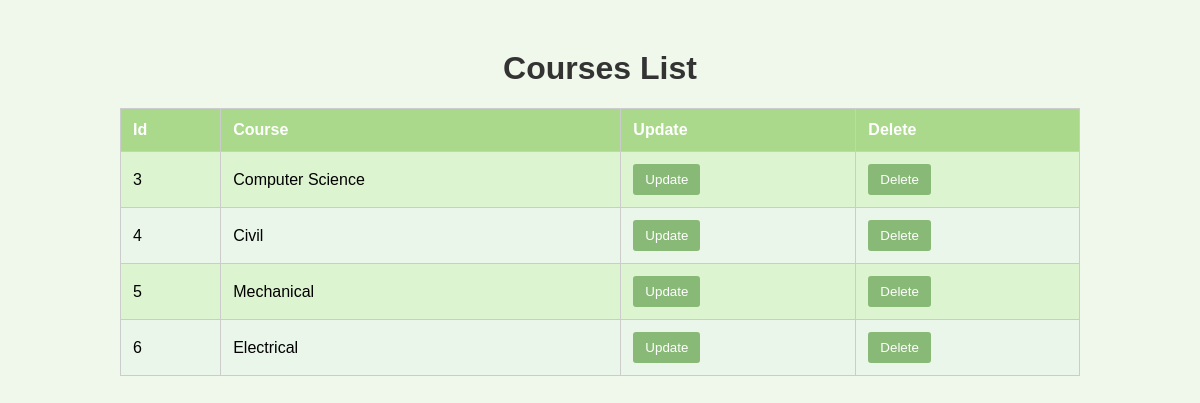
/viewcourse, run on the app's committed database.
### adminapp/models.py (models this page shows, shortened)
class Course(models.Model):
    course_name=models.CharField(max_length=100)

### adminapp/views.py (the view)
# urls.py: path('viewcourse',ViewCourse.as_view(),name='view_course'),
@method_decorator(cache_page(60*2),name='dispatch')
class ViewCourse(View):
    def get(self, request):
        courses = Course.objects.all()
        return render(request, 'view_course.html', {'courses': courses})

### templates/view_course.html (shortened to what this page needs)
<!DOCTYPE html>
<html lang="en">
<head>
</head>
<body>
    <h1>Courses List</h1>
    <table>
        <tr>
            <th>Id</th>
            <th>Course</th>
            <th>Update</th>
            <th>Delete</th>
        </tr>
        {% for course in courses %}
        <tr>
            <td>{{ course.id }}</td>
            <td>{{ course.course_name }}</td>
            <td><a href="{% url 'update_course' course.id %}"><button>Update</button></a></td>
            <td><a href="{% url 'delete_course' course.id %}"><button>Delete</button></a></td>
        </tr>
        {% endfor %}
    </table>
</body>
</html>

### templates/view_course.html (style rules this page uses)
body { font-family: Arial, sans-serif; background-color: #f0f7eb; margin: 0; padding: 0; }
h1 { color: #333; text-align: center; margin-top: 50px; }
table { width: 80%; margin: 20px auto; border-collapse: collapse; }
th, td { padding: 12px; border: 1px solid #ccc; text-align: left; }
th { background-color: #aad98b; color: #fff; }
tr:nth-child(even) { background-color: #ddf4d0; }
tr:nth-child(odd) { background-color: #eaf6e9; }
a { text-decoration: none; }
button { padding: 8px 12px; background-color: #88b977; border: none; color: #fff; border-radius: 3px; cursor: pointer; transition: background-color 0.3s ease; }

### data on the page
Course: id "3", course_name "Computer Science"
Course: id "4", course_name "Civil"
Course: id "5", course_name "Mechanical"
Course: id "6", course_name "Electrical"
